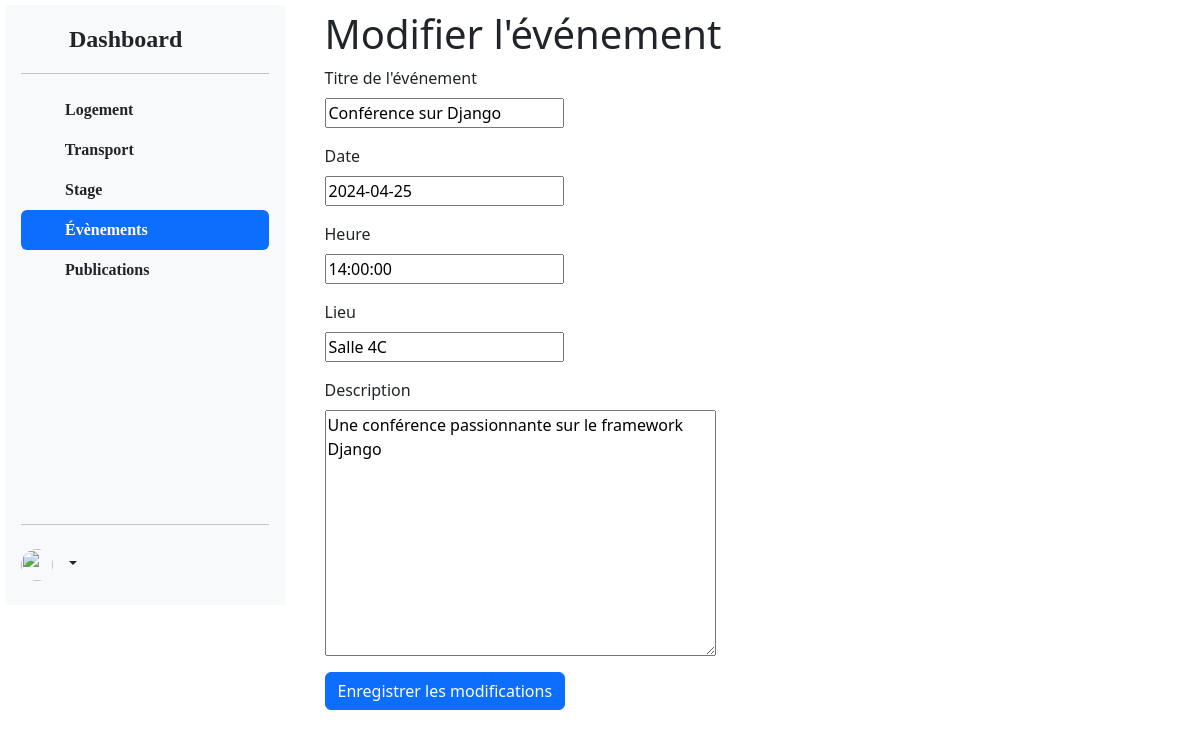
The page /HelpStudent/edit_event/2/ on the database its author committed.
### HelpStudent/models.py (models this page shows, shortened)
class Event(models.Model):
    title = models.CharField(max_length=100)
    date = models.DateField()
    time = models.TimeField()
    location = models.CharField(max_length=200)
    description = models.TextField()

### HelpStudent/views.py (the view)
# urls.py: path('edit_event/<int:event_id>/', views.edit_event, name='edit_event'),
def edit_event(request, event_id):
    event = get_object_or_404(Event, pk=event_id)
    if request.method == 'POST':
        form = EventForm(request.POST, instance=event)
        if form.is_valid():
            form.save()
            return render(request, 'helpstudent/evenements.html', {'event': event})
    else:
        form = EventForm(instance=event)
    return render(request, 'helpstudent/edit_event.html', {'form': form, 'event': event})

### HelpStudent/forms.py
class EventForm(forms.ModelForm):
    class Meta:
        model = Event
        fields = ['title', 'date', 'time', 'location', 'description']

### HelpStudent/templates/helpstudent/edit_event.html (shortened to what this page needs)
{% block content %}
{% load static %}
<html lang="en">
<head>
<link href="https://cdn.jsdelivr.net/npm/bootstrap@5.3/dist/css/bootstrap.min.css" rel="stylesheet">
</head>
<body>
<section>
<nav>
    <div class="d-flex flex-column flex-shrink-0 p-3 bg-light" style="width: 280px; height: 600px;font-family: Times New Roman, Times, serif;;font-weight: bold;">
            <a href="" class="d-flex align-items-center mb-3 mb-md-0 me-md-auto link-dark text-decoration-none">
                <svg class="bi me-2" width="40" height="32"><use xlink:href="#bootstrap"></use></svg>
                <span class="fs-4">Dashboard </span>
            </a>
            <hr>
            <ul class="nav nav-pills flex-column mb-auto">
                <li class="nav-item">
                    <a href="{% url 'logement' %}" class="nav-link text-dark" aria-current="page">
                        <svg class="bi me-2" width="16" height="16"><use xlink:href="#home"></use></svg>
                        Logement
                    </a>
                </li>
                <li class="nav-item">
                    <a href="{% url 'transport' %}" class="nav-link text-dark">
                        <svg class="bi me-2" width="16" height="16"><use xlink:href="#speedometer2"></use></svg>
                        Transport
                    </a>
                </li>
                <li class="nav-item">
                    <a href="{% url 'stage' %}" class="nav-link text-dark">
                        <svg class="bi me-2" width="16" height="16"><use xlink:href="#grid"></use></svg>
                        Stage
                    </a>
                </li>
                <li class="nav-item">
                    <a href="{% url 'evenements' %}" class="nav-link active">
                        <svg class="bi me-2" width="16" height="16"><use xlink:href="#people-circle"></use></svg>
                        Évènements
                    </a>
                </li>
                <li class="nav-item">
                  <a  href="{% url 'publication_list' %}" class="nav-link text-dark">
                      <svg class="bi me-2" width="16" height="16"><use xlink:href="#people-circle"></use></svg>
                     Publications
                  </a>
              </li>
            </ul>
            <hr>
            <div class="dropdown">
                <ul class="nav navbar-nav ms-auto">
                  <li class="nav-item dropdown">
                      <a class="nav-link dropdown-toggle" href="#" id="navbarDropdown" role="button" data-bs-toggle="dropdown" aria-expanded="false">
                       <img src="https://github.com/mdo.png" alt="" width="32" height="32" class="rounded-circle me-2"> <strong>   {{ user.username }}</strong>
                      </a>
                  </li>
              </ul>
            </div>
    </nav>
    <article>
        <div class="main-content">
        <div class="container">
            <h1>Modifier l'événement</h1>
            <form method="post">
                <div class="mb-3">
                    <label for="title" class="form-label">Titre de l'événement</label><br>
                    {{ form.title }}
                </div>
                <div class="mb-3">
                  <label for="date" class="form-label">Date</label>  <br>
                    {{ form.date }}
                </div>
                <div class="mb-3">
                    <label for="time" class="form-label">Heure</label><br>
                    {{ form.time }}
                </div>
                <div class="mb-3">
                    <label for="location" class="form-label">Lieu</label><br>
                    {{ form.location }}
                </div>
                <div class="mb-3">
                    <label for="description" class="form-label">Description</label><br>
                    {{ form.description }}
                </div>
                <button type="submit" class="btn btn-primary">Enregistrer les modifications</button>
            </form>
        </div>
    </div>
    </article>
{% endblock %}

### HelpStudent/templates/helpstudent/edit_event.html (style rules this page uses)
section { display: -webkit-flex; display: flex; }
article { -webkit-flex: 3; -ms-flex: 3; flex: 3; padding: 10px; }
nav { -webkit-flex: 1; -ms-flex: 1; flex: 1; padding: 5px; }

### rows shown on the page
Event: title "Conférence sur Django", date "2024-04-25", time "14:00:00", location "Salle 4C", description "Une conférence passionnante sur le framework Django"
